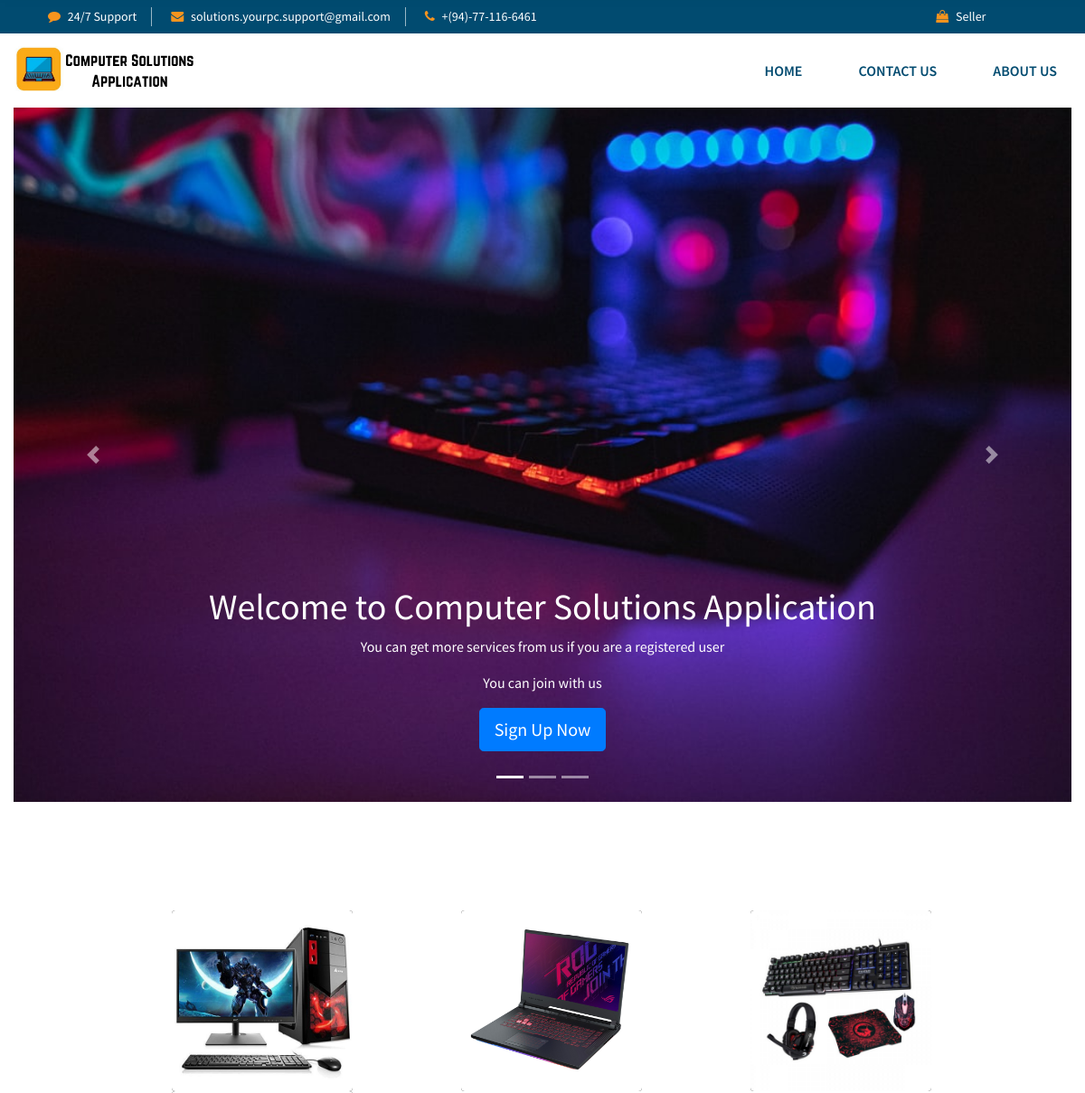
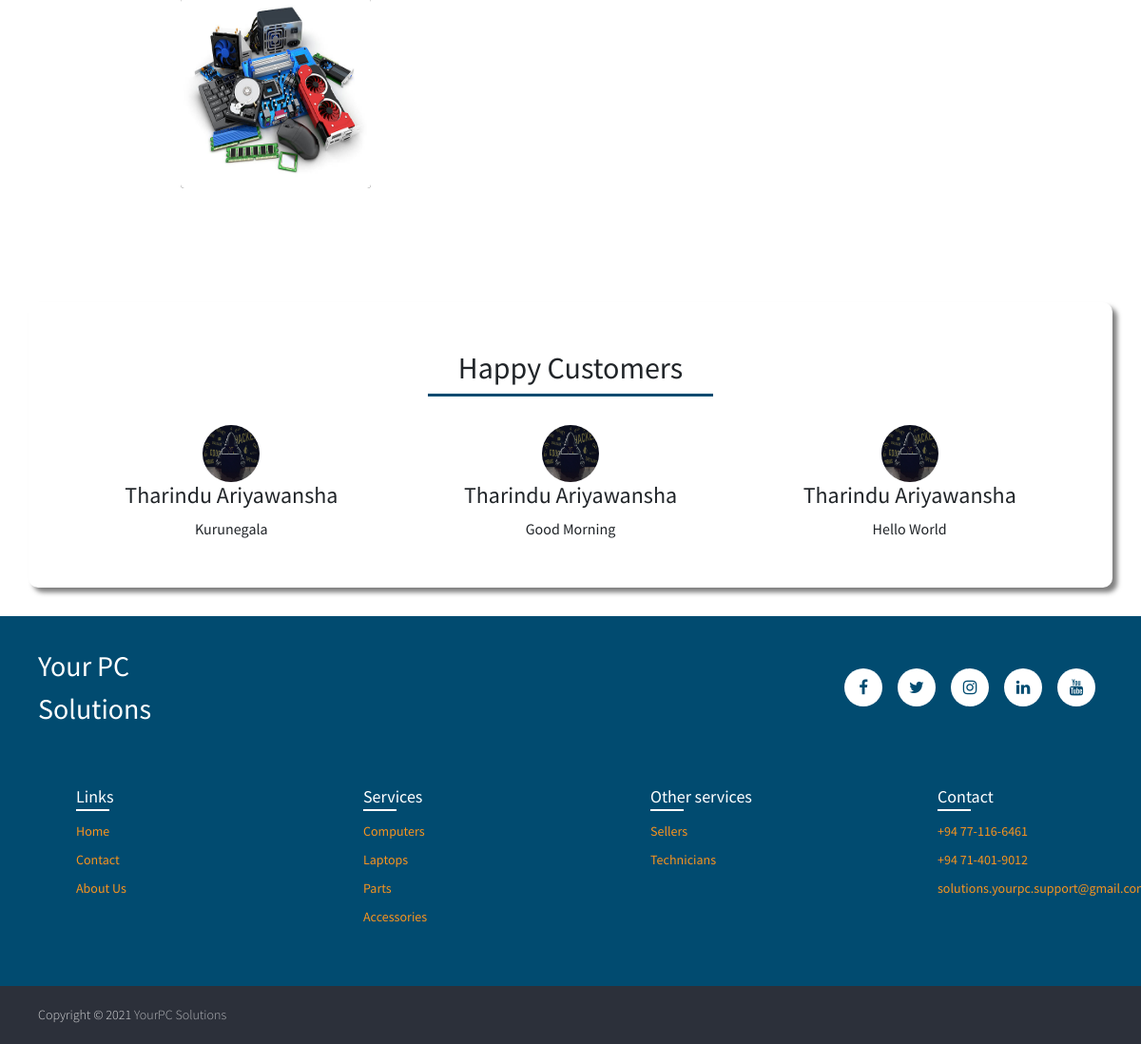
The page /Seller/index.php on the database its author committed (2 pictures, top to bottom).
### tables this page shows
CREATE TABLE `sitereviews` (
  `id` int(11) NOT NULL,
  `customer` int(11) NOT NULL,
  `comment` varchar(1000) NOT NULL,
  `status` int(11) NOT NULL
);

CREATE TABLE `customer` (
  `id` int(11) NOT NULL,
  `fname` varchar(25) NOT NULL,
  `lname` varchar(25) NOT NULL,
  `email` varchar(50) NOT NULL,
  `pswrd` varchar(20) NOT NULL,
  `district` varchar(50) NOT NULL,
  `mobile` int(11) NOT NULL,
  `picture` varchar(100) NOT NULL,
  `status` int(11) NOT NULL
);

### Seller/index.php (the view, shortened to what this page needs)
<?php
include "db/db.php";
?>
<!DOCTYPE html>
<html>
<head>
	<link rel="stylesheet" type="text/css" href="style.css">
	<link rel="stylesheet" href="https://cdn.jsdelivr.net/npm/bootstrap@4.6.0/dist/css/bootstrap.min.css">
	<link rel="stylesheet" href="https://cdnjs.cloudflare.com/ajax/libs/font-awesome/4.7.0/css/font-awesome.min.css">
</head>
<body>
<?php include "navbar.php"; ?>
	<div class="container-fluid">
		<div id="carouselExampleIndicators" class="carousel slide" data-ride="carousel">
			<ol class="carousel-indicators">
				<li data-target="#carouselExampleIndicators" data-slide-to="0" class="active"></li>
				<li data-target="#carouselExampleIndicators" data-slide-to="1"></li>
				<li data-target="#carouselExampleIndicators" data-slide-to="2"></li>
			</ol>
			<div class="carousel-inner">
				<div class="carousel-item filter active">
					<img class="d-block w-100" src="images/homeslider_3.jpg" alt="First slide" style="height: 768px;">
					<div class="carousel-caption">
						<h1 class="h1">Welcome to Computer Solutions Application</h1>
						<p class="p">You can get more services from us if you are a registered user</p>
						<p class="p">You can join with us</p>
						<p><a class="btn btn-lg btn-primary" href="customer_register.php" role="button">Sign Up Now</a></p>
					</div>
				</div>
			</div>
			<a class="carousel-control-prev" href="#carouselExampleIndicators" role="button" data-slide="prev">
				<span class="carousel-control-prev-icon" aria-hidden="true"></span>
			</a>
			<a class="carousel-control-next" href="#carouselExampleIndicators" role="button" data-slide="next">
				<span class="carousel-control-next-icon" aria-hidden="true"></span>
			</a>
		</div>
	</div>
	<center>
		<div class="row" style="margin-top: 120px; margin-left: 70px;">
			<div class="column" style="margin-left: 120px;">
				<div class="card">
					<img src="images/computer.jpg" height="200" width="200">
				</div>
			</div>
			<div class="column" style="margin-left: 120px;">
				<div class="card">
					<img src="images/laptop.jpg" height="200" width="200">
				</div>
			</div>
			<div class="column" style="margin-left: 120px;">
				<div class="card">
					<img src="images/accessories.jpg" height="200" width="200">
				</div>
			</div>
			<div class="column" style="margin-left: 120px;">
				<div class="card">
					<img src="images/parts.jpg" height="200" width="200">
				</div>
			</div>
		</div>
		<div class="background" style="margin-top: 120px; padding: 50px;">
			<h2>Happy Customers</h2>
			<div class="uline"></div>
			<div class="row" style="margin-top: 30px;">
			<?php
				$comments = "SELECT * FROM sitereviews  ORDER BY id DESC LIMIT 3";
				$runquerycomments = mysqli_query($conn,$comments);
				while($getcomments = mysqli_fetch_array($runquerycomments)){
				$senderid = $getcomments["customer"];
				$customer = "SELECT * FROM customer WHERE id = '$senderid'";
				$runquerycustomers = mysqli_query($conn,$customer);
				$getcus = mysqli_fetch_array($runquerycustomers);
			?>
				<div class="col" style="width: 5%;">
					<div class="testominal">
						<img src="images/hacking-hackers-computer-anonymous-wallpaper-preview.jpg" alt="" style="width: 60px; height: 60px;border-radius: 30px;">
						<h4><?php echo $getcus["fname"]." ".$getcus["lname"]; ?></h4>
						<div class="msg">
							<?php echo $getcomments["comment"]; ?>
						</div>
					</div>
				</div>
				<?php
				}
				 ?>
			</div>
		</div>
	</center>
	<?php include "footer.php"; ?>
</body>
</html>

### Seller/style.css (style rules this page uses)
body { font-family: sans-serif; }
.background { width: 95%; margin-top: 30px; border: 0px solid #014B70; border-radius: 10px; box-shadow: 5px 5px 5px 0 rgba(0, 0, 0, 0.5); }
.card { border: 0px !important; background: radial-gradient(#111 50%, #000 100%) !important; overflow: hidden !important; position: relative !important; }
.card img { transform: scale(1) !important; transition: all 0.3s ease-out !important; }
.uline { width: 300px; background-color: #014B70; height: 3px; }
.background { transition: 0.5s; }

### css/navbar.css (style rules this page uses)
*, html { scroll-behavior: smooth; }
*, *:after, *:before { -webkit-box-sizing: border-box; -moz-box-sizing: border-box; box-sizing: border-box; }
:root { scrollbar-color: rgb(210, 210, 210) rgb(46, 54, 69) !important; scrollbar-width: thin !important; --white: #fff; --black: #000; --blue: #0084b4; --primary: #014B70; --secondary: #F7941E; --surface-color: #fff; --curve: 40; }
body { margin: 0; overflow-x: hidden; box-sizing: border-box; font-family: 'Source Sans Pro', sans-serif; }
a { text-decoration: none; outline: none !important; color: var(--white); }
a, button { transition: 0.5s; }

### rows shown on the page
sitereviews: customer.fname "Tharindu", customer.lname "Ariyawansha", comment "Kurunegala"
sitereviews: customer.fname "Tharindu", customer.lname "Ariyawansha", comment "Good Morning"
sitereviews: customer.fname "Tharindu", customer.lname "Ariyawansha", comment "Hello World"
